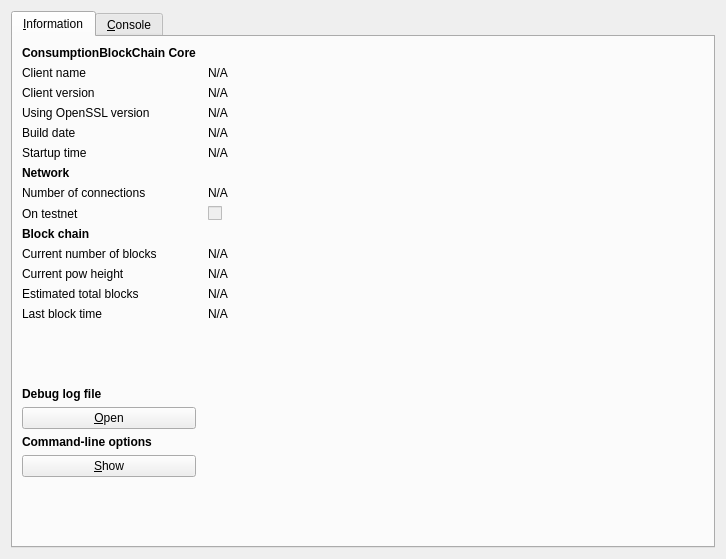
<?xml version="1.0" encoding="UTF-8"?>
<ui version="4.0">
 <class>RPCConsole</class>
 <widget class="QDialog" name="RPCConsole">
  <property name="geometry">
   <rect>
    <x>0</x>
    <y>0</y>
    <width>726</width>
    <height>559</height>
   </rect>
  </property>
  <property name="windowTitle">
   <string>ConsumptionBlockChain - Debug window</string>
  </property>
  <layout class="QHBoxLayout" name="horizontalLayout_2">
   <item>
    <widget class="QTabWidget" name="tabWidget">
     <property name="currentIndex">
      <number>0</number>
     </property>
     <widget class="QWidget" name="tab_info">
      <attribute name="title">
       <string>&amp;Information</string>
      </attribute>
      <layout class="QGridLayout" name="gridLayout" columnstretch="0,1">
       <property name="horizontalSpacing">
        <number>12</number>
       </property>
       <item row="8" column="0">
        <widget class="QLabel" name="label_8">
         <property name="text">
          <string>On testnet</string>
         </property>
        </widget>
       </item>
       <item row="12" column="0">
        <widget class="QLabel" name="label_4">
         <property name="text">
          <string>Estimated total blocks</string>
         </property>
        </widget>
       </item>
       <item row="10" column="0">
        <widget class="QLabel" name="label_3">
         <property name="text">
          <string>Current number of blocks</string>
         </property>
        </widget>
       </item>
       <item row="10" column="1">
        <widget class="QLabel" name="numberOfBlocks">
         <property name="cursor">
          <cursorShape>IBeamCursor</cursorShape>
         </property>
         <property name="text">
          <string>N/A</string>
         </property>
         <property name="textFormat">
          <enum>Qt::PlainText</enum>
         </property>
         <property name="textInteractionFlags">
          <set>Qt::LinksAccessibleByMouse|Qt::TextSelectableByKeyboard|Qt::TextSelectableByMouse</set>
         </property>
        </widget>
       </item>
       <item row="14" column="0">
        <spacer name="verticalSpacer_2">
         <property name="orientation">
          <enum>Qt::Vertical</enum>
         </property>
         <property name="sizeHint" stdset="0">
          <size>
           <width>20</width>
           <height>20</height>
          </size>
         </property>
        </spacer>
       </item>
       <item row="15" column="0">
        <widget class="QLabel" name="labelDebugLogfile">
         <property name="font">
          <font>
           <weight>75</weight>
           <bold>true</bold>
          </font>
         </property>
         <property name="text">
          <string>Debug log file</string>
         </property>
        </widget>
       </item>
       <item row="12" column="1">
        <widget class="QLabel" name="totalBlocks">
         <property name="cursor">
          <cursorShape>IBeamCursor</cursorShape>
         </property>
         <property name="text">
          <string>N/A</string>
         </property>
         <property name="textFormat">
          <enum>Qt::PlainText</enum>
         </property>
         <property name="textInteractionFlags">
          <set>Qt::LinksAccessibleByMouse|Qt::TextSelectableByKeyboard|Qt::TextSelectableByMouse</set>
         </property>
        </widget>
       </item>
       <item row="13" column="1">
        <widget class="QLabel" name="lastBlockTime">
         <property name="cursor">
          <cursorShape>IBeamCursor</cursorShape>
         </property>
         <property name="text">
          <string>N/A</string>
         </property>
         <property name="textFormat">
          <enum>Qt::PlainText</enum>
         </property>
         <property name="textInteractionFlags">
          <set>Qt::LinksAccessibleByMouse|Qt::TextSelectableByKeyboard|Qt::TextSelectableByMouse</set>
         </property>
        </widget>
       </item>
       <item row="13" column="0">
        <widget class="QLabel" name="label_2">
         <property name="text">
          <string>Last block time</string>
         </property>
        </widget>
       </item>
       <item row="17" column="0">
        <widget class="QLabel" name="labelCLOptions">
         <property name="font">
          <font>
           <weight>75</weight>
           <bold>true</bold>
          </font>
         </property>
         <property name="text">
          <string>Command-line options</string>
         </property>
        </widget>
       </item>
       <item row="16" column="0">
        <widget class="QPushButton" name="openDebugLogfileButton">
         <property name="toolTip">
          <string>Open the ConsumptionBlockChain debug log file from the current data directory. This can take a few seconds for large log files.</string>
         </property>
         <property name="text">
          <string>&amp;Open</string>
         </property>
         <property name="autoDefault">
          <bool>false</bool>
         </property>
        </widget>
       </item>
       <item row="18" column="0">
        <widget class="QPushButton" name="showCLOptionsButton">
         <property name="toolTip">
          <string>Show the ConsumptionBlockChain-Qt help message to get a list with possible ConsumptionBlockChain command-line options.</string>
         </property>
         <property name="text">
          <string>&amp;Show</string>
         </property>
         <property name="autoDefault">
          <bool>false</bool>
         </property>
        </widget>
       </item>
       <item row="19" column="0">
        <spacer name="verticalSpacer">
         <property name="orientation">
          <enum>Qt::Vertical</enum>
         </property>
         <property name="sizeHint" stdset="0">
          <size>
           <width>20</width>
           <height>40</height>
          </size>
         </property>
        </spacer>
       </item>
       <item row="0" column="0">
        <widget class="QLabel" name="label_9">
         <property name="font">
          <font>
           <weight>75</weight>
           <bold>true</bold>
          </font>
         </property>
         <property name="text">
          <string>ConsumptionBlockChain Core</string>
         </property>
        </widget>
       </item>
       <item row="1" column="0">
        <widget class="QLabel" name="label_5">
         <property name="text">
          <string>Client name</string>
         </property>
        </widget>
       </item>
       <item row="2" column="1">
        <widget class="QLabel" name="clientVersion">
         <property name="cursor">
          <cursorShape>IBeamCursor</cursorShape>
         </property>
         <property name="text">
          <string>N/A</string>
         </property>
         <property name="textFormat">
          <enum>Qt::PlainText</enum>
         </property>
         <property name="textInteractionFlags">
          <set>Qt::LinksAccessibleByMouse|Qt::TextSelectableByKeyboard|Qt::TextSelectableByMouse</set>
         </property>
        </widget>
       </item>
       <item row="3" column="0">
        <widget class="QLabel" name="label_14">
         <property name="text">
          <string>Using OpenSSL version</string>
         </property>
         <property name="indent">
          <number>-1</number>
         </property>
        </widget>
       </item>
       <item row="1" column="1">
        <widget class="QLabel" name="clientName">
         <property name="cursor">
          <cursorShape>IBeamCursor</cursorShape>
         </property>
         <property name="text">
          <string>N/A</string>
         </property>
         <property name="textFormat">
          <enum>Qt::PlainText</enum>
         </property>
         <property name="textInteractionFlags">
          <set>Qt::LinksAccessibleByMouse|Qt::TextSelectableByKeyboard|Qt::TextSelectableByMouse</set>
         </property>
        </widget>
       </item>
       <item row="2" column="0">
        <widget class="QLabel" name="label_6">
         <property name="text">
          <string>Client version</string>
         </property>
        </widget>
       </item>
       <item row="4" column="1">
        <widget class="QLabel" name="buildDate">
         <property name="cursor">
          <cursorShape>IBeamCursor</cursorShape>
         </property>
         <property name="text">
          <string>N/A</string>
         </property>
         <property name="textFormat">
          <enum>Qt::PlainText</enum>
         </property>
         <property name="textInteractionFlags">
          <set>Qt::LinksAccessibleByMouse|Qt::TextSelectableByKeyboard|Qt::TextSelectableByMouse</set>
         </property>
        </widget>
       </item>
       <item row="5" column="0">
        <widget class="QLabel" name="label_13">
         <property name="text">
          <string>Startup time</string>
         </property>
        </widget>
       </item>
       <item row="3" column="1">
        <widget class="QLabel" name="openSSLVersion">
         <property name="cursor">
          <cursorShape>IBeamCursor</cursorShape>
         </property>
         <property name="text">
          <string>N/A</string>
         </property>
         <property name="textFormat">
          <enum>Qt::PlainText</enum>
         </property>
         <property name="textInteractionFlags">
          <set>Qt::LinksAccessibleByMouse|Qt::TextSelectableByKeyboard|Qt::TextSelectableByMouse</set>
         </property>
        </widget>
       </item>
       <item row="4" column="0">
        <widget class="QLabel" name="label_12">
         <property name="text">
          <string>Build date</string>
         </property>
        </widget>
       </item>
       <item row="8" column="1">
        <widget class="QCheckBox" name="isTestNet">
         <property name="enabled">
          <bool>false</bool>
         </property>
         <property name="text">
          <string/>
         </property>
        </widget>
       </item>
       <item row="5" column="1">
        <widget class="QLabel" name="startupTime">
         <property name="cursor">
          <cursorShape>IBeamCursor</cursorShape>
         </property>
         <property name="text">
          <string>N/A</string>
         </property>
         <property name="textFormat">
          <enum>Qt::PlainText</enum>
         </property>
         <property name="textInteractionFlags">
          <set>Qt::LinksAccessibleByMouse|Qt::TextSelectableByKeyboard|Qt::TextSelectableByMouse</set>
         </property>
        </widget>
       </item>
       <item row="7" column="0">
        <widget class="QLabel" name="label_7">
         <property name="text">
          <string>Number of connections</string>
         </property>
        </widget>
       </item>
       <item row="9" column="0">
        <widget class="QLabel" name="label_10">
         <property name="font">
          <font>
           <weight>75</weight>
           <bold>true</bold>
          </font>
         </property>
         <property name="text">
          <string>Block chain</string>
         </property>
        </widget>
       </item>
       <item row="7" column="1">
        <widget class="QLabel" name="numberOfConnections">
         <property name="cursor">
          <cursorShape>IBeamCursor</cursorShape>
         </property>
         <property name="text">
          <string>N/A</string>
         </property>
         <property name="textFormat">
          <enum>Qt::PlainText</enum>
         </property>
         <property name="textInteractionFlags">
          <set>Qt::LinksAccessibleByMouse|Qt::TextSelectableByKeyboard|Qt::TextSelectableByMouse</set>
         </property>
        </widget>
       </item>
       <item row="6" column="0">
        <widget class="QLabel" name="label_11">
         <property name="font">
          <font>
           <weight>75</weight>
           <bold>true</bold>
          </font>
         </property>
         <property name="text">
          <string>Network</string>
         </property>
        </widget>
       </item>
       <item row="11" column="0">
        <widget class="QLabel" name="label_15">
         <property name="text">
          <string>Current pow height</string>
         </property>
        </widget>
       </item>
       <item row="11" column="1">
        <widget class="QLabel" name="numberOfPow">
         <property name="cursor">
          <cursorShape>IBeamCursor</cursorShape>
         </property>
         <property name="text">
          <string>N/A</string>
         </property>
         <property name="textFormat">
          <enum>Qt::PlainText</enum>
         </property>
         <property name="textInteractionFlags">
          <set>Qt::LinksAccessibleByMouse|Qt::TextSelectableByKeyboard|Qt::TextSelectableByMouse</set>
         </property>
        </widget>
       </item>
      </layout>
     </widget>
     <widget class="QWidget" name="tab_console">
      <attribute name="title">
       <string>&amp;Console</string>
      </attribute>
      <layout class="QVBoxLayout" name="verticalLayout_3">
       <property name="spacing">
        <number>3</number>
       </property>
       <item>
        <widget class="QTextEdit" name="messagesWidget">
         <property name="minimumSize">
          <size>
           <width>0</width>
           <height>100</height>
          </size>
         </property>
         <property name="readOnly">
          <bool>true</bool>
         </property>
         <property name="tabKeyNavigation" stdset="0">
          <bool>false</bool>
         </property>
         <property name="columnCount" stdset="0">
          <number>2</number>
         </property>
        </widget>
       </item>
       <item>
        <layout class="QHBoxLayout" name="horizontalLayout">
         <property name="spacing">
          <number>3</number>
         </property>
         <item>
          <widget class="QLabel" name="label">
           <property name="text">
            <string notr="true">&gt;</string>
           </property>
          </widget>
         </item>
         <item>
          <widget class="QLineEdit" name="lineEdit"/>
         </item>
         <item>
          <widget class="QPushButton" name="clearButton">
           <property name="maximumSize">
            <size>
             <width>24</width>
             <height>24</height>
            </size>
           </property>
           <property name="toolTip">
            <string>Clear console</string>
           </property>
           <property name="text">
            <string/>
           </property>
           <property name="icon">
            <iconset resource="../bitcoin.qrc">
             <normaloff>:/icons/remove</normaloff>:/icons/remove</iconset>
           </property>
           <property name="shortcut">
            <string notr="true">Ctrl+L</string>
           </property>
           <property name="autoDefault">
            <bool>false</bool>
           </property>
          </widget>
         </item>
        </layout>
       </item>
      </layout>
     </widget>
    </widget>
   </item>
  </layout>
 </widget>
 <resources>
  <include location="../bitcoin.qrc"/>
 </resources>
 <connections/>
</ui>
